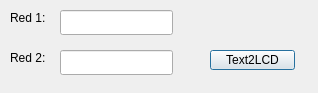
<?xml version="1.0" encoding="UTF-8"?>
<ui version="4.0">
 <class>Dialog</class>
 <widget class="QDialog" name="Dialog">
  <property name="geometry">
   <rect>
    <x>0</x>
    <y>0</y>
    <width>318</width>
    <height>93</height>
   </rect>
  </property>
  <property name="windowTitle">
   <string>Dialog</string>
  </property>
  <widget class="QLineEdit" name="lineEdit">
   <property name="geometry">
    <rect>
     <x>60</x>
     <y>10</y>
     <width>113</width>
     <height>25</height>
    </rect>
   </property>
  </widget>
  <widget class="QLineEdit" name="lineEdit_2">
   <property name="geometry">
    <rect>
     <x>60</x>
     <y>50</y>
     <width>113</width>
     <height>25</height>
    </rect>
   </property>
  </widget>
  <widget class="QPushButton" name="pushButton">
   <property name="geometry">
    <rect>
     <x>210</x>
     <y>50</y>
     <width>85</width>
     <height>20</height>
    </rect>
   </property>
   <property name="text">
    <string>Text2LCD</string>
   </property>
  </widget>
  <widget class="QLabel" name="label">
   <property name="geometry">
    <rect>
     <x>10</x>
     <y>10</y>
     <width>47</width>
     <height>15</height>
    </rect>
   </property>
   <property name="text">
    <string>Red 1:</string>
   </property>
  </widget>
  <widget class="QLabel" name="label_2">
   <property name="geometry">
    <rect>
     <x>10</x>
     <y>50</y>
     <width>47</width>
     <height>15</height>
    </rect>
   </property>
   <property name="text">
    <string>Red 2:</string>
   </property>
  </widget>
 </widget>
 <layoutdefault spacing="6" margin="11"/>
 <resources/>
 <connections/>
</ui>
